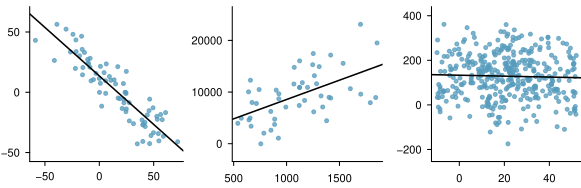

This chart was generated by the following R code:
library(openintro)
data(COL)

source('buildAxis.R')
n <- c(75,49,376)
plotWLine <- function(x,y,xlab='', ylab='',col=COL[1,2],cex=1.2,pch=20,n=4,nMax=4, yR=0.1, ...){
	par(las=0)
	yR <- range(y) + c(-1,1)*0.1*diff(range(y))
	plot(x,y, axes=FALSE, pch=20, cex=cex, col=COL[1,2], xlab='', ylab='',ylim=yR,...)
	buildAxis(1,x,n,nMax=nMax)
	mtext(xlab, 1, 1.8)
	mtext(ylab, 2, 2.8)
	par(mgp=c(2.8,0.75,0), las=1)
	buildAxis(2,y,n,nMax=nMax)
	g <- lm(y ~ x)
	abline(g, col=COL[5], lwd=1.5)
}


set.seed(3)
myPDF('imperfLinearModel.pdf', 10/1.72, 3/1.6, mfrow=c(1,3), mar=c(2,2.5,1,2), mgp=c(1.9,0.6,0), las=0)
x <- rnorm(n[1], 16, 33)
y <- 14 - .8*x + rnorm(n[1], sd=12)
par(mar=c(2, 2.25, 0.5, 0.8))
plotWLine(x,y)
x <- rnorm(n[2], 1052, 300)
y <- 1400 + 7*x + rnorm(n[2], sd=4020)
par(mar=c(2, 2.9, 0.5, 0.4))
plotWLine(x,y)
x <- c(rnorm(100, 20, 8), runif(n[3]-100, -10, 52))
y <- 140 - .15*x + rnorm(n[3], sd=102)
par(mar=c(2, 3.3, 0.5, 0))
plotWLine(x,y)
dev.off()
